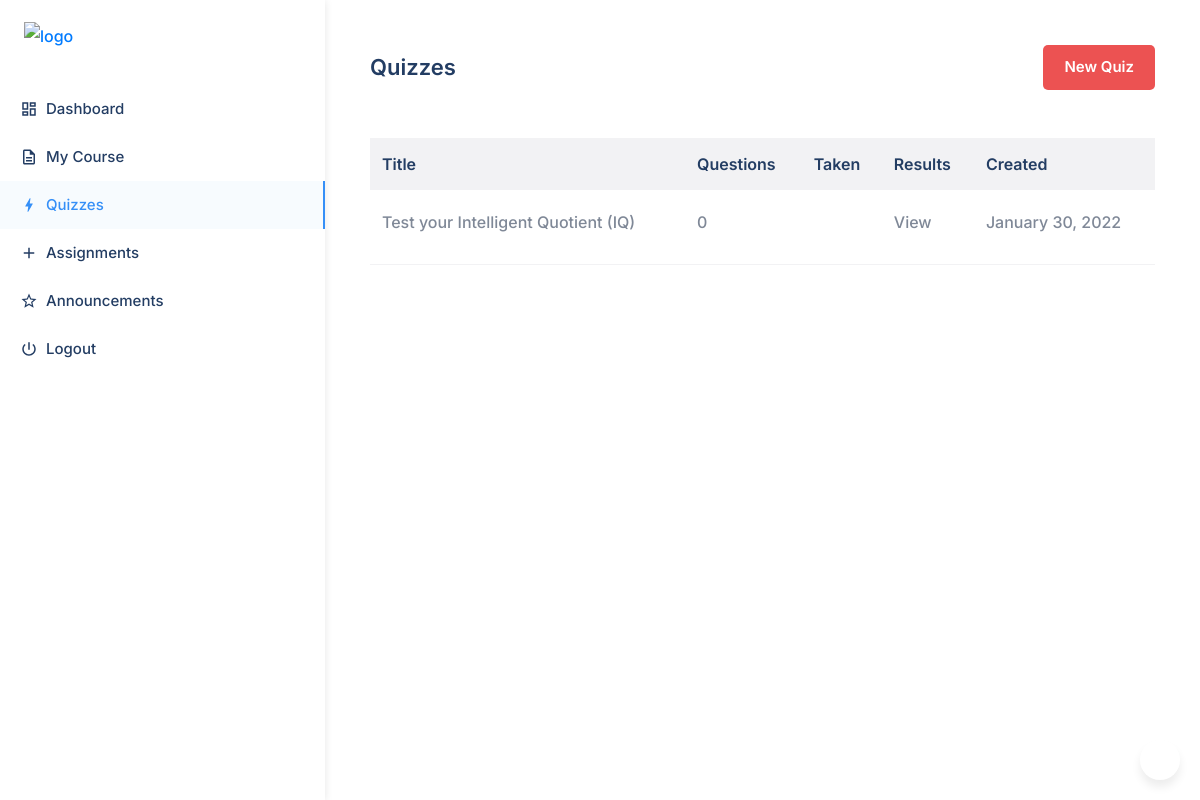
The app's page /instructor/quizzes/ (signed in) with its own data.
### courses/models.py (models this page shows, shortened)
class Quiz(models.Model):
    instructor = models.ForeignKey(
        InstructorProfile, on_delete=models.CASCADE, related_name='quizzes')
    name = models.CharField(max_length=255)
    course = models.ForeignKey(
        Course, on_delete=models.CASCADE, related_name='quizzes')
    created = models.DateTimeField(auto_now_add=True)
    updated = models.DateTimeField(auto_now=True)
    class Meta:
        ordering = ['-created']

### courses/views.py (the view)
@login_required
def instructor_quizzes(request):
    quizzes = Quiz.objects.filter(
        instructor=request.user.instructor_profile).select_related(
        'course').annotate(questions_count=Count('questions', distinct=True))
    return render(
        request, 'instructor_quizzes.html', {'quizzes': quizzes})

### templates/instructor_quizzes.html (shortened to what this page needs)
{% extends "base_dashboard.html" %}
{% block dashboard %}
    <section class="dashboard-area">
        {% include 'partials/_instructor_dashboard_menu.html' %}
        <div class="dashboard-content-wrap">
            <div class="container-fluid">
                <div class="dashboard-heading d-flex flex-wrap align-items-center justify-content-between mb-5">
                    <div class="media media-card align-items-center">
                        <div class="media-body">
                            <h3 class="fs-22 font-weight-semi-bold">Quizzes</h3>
                        </div>
                    </div>
                    <a href="{% url 'quiz_add' %}" class="btn theme-btn d-none d-lg-inline-block">New Quiz</a>
                </div>
                <div class="table-responsive pb-4">
                    <table class="table generic-table">
                        <thead>
                            <tr>
                                <th scope="col">Title</th>
                                <th scope="col">Questions</th>
                                <th scope="col">Taken</th>
                                <th scope="col">Results</th>
                                <th scope="col">Created</th>
                            </tr>
                        </thead>
                        <tbody>
                            {% for quiz in quizzes %}
                            <tr>
                                <th scope="row">
                                    <ul class="generic-list-item">
                                        <li>
                                            <a href="{% url 'quiz_change' quiz.pk %}">{{ quiz.name }}</a>
                                        </li>
                                    </ul>
                                </th>
                                <td>
                                    <ul class="generic-list-item">
                                        <li>{{ quiz.questions_count }}</li>
                                    </ul>
                                </td>
                                <td>
                                </td>
                                <td>
                                    <ul class="generic-list-item">
                                        <li><a href="{% url 'quiz_results' quiz.pk %}">View</a></li>
                                    </ul>
                                </td>
                                <td>
                                    <ul class="generic-list-item">
                                        <li>{{ quiz.created|date:"F j, Y" }}</li>
                                    </ul>
                                </td>
                            </tr>
                            {% empty %}
                            <tr>
                                <td class="bg-light text-center font-italic" colspan="5">You haven't created any quiz yet.</td>
                            </tr>
                            {% endfor %}
                        </tbody>
                    </table>
                </div>
            </div>
        </div>
    </section>
{% endblock dashboard %}

### records on screen
Quiz: name "Test your Intelligent Quotient (IQ)", questions_count "0", created "January 30, 2022"
